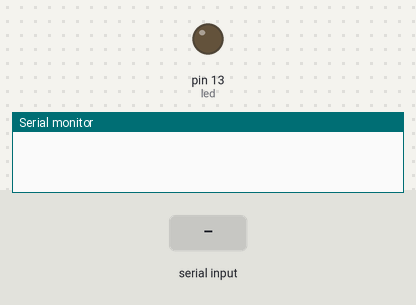
This sketch was run on a simulated Arduino Uno, built with avr-gcc and run on an emulated ATmega328P. Shown: output pins drawn as LEDs (lit = HIGH), the last lines printed to the serial monitor. Inputs (shaded band) come from the test bench.

Above: at 1.2 s.
1.3 s: "L" received over Serial
At 2.5 s:
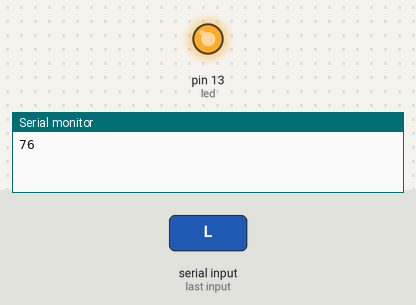
2.8 s: "D" received over Serial
At 3.7 s:
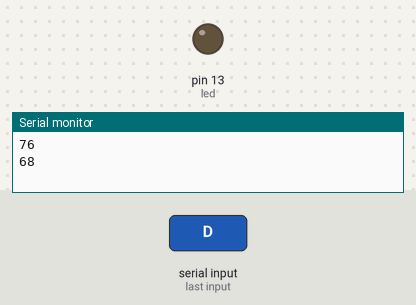
Timing chart, 0 to 5.8 s (numbered marks = the images above; inputs shaded):
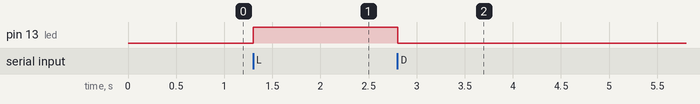

Measured:
- after the input at 1.3 s, pin 13 (led): LOW → HIGH at once
- after the input at 2.8 s, pin 13 (led): HIGH → LOW at once

The sketch:

LED_Tweeking_via_Bluetooth_App_sketch_sep12a.ino
```cpp
const int led = 13;
int data;

long period = 2048;
long duty = 1000;

void setup() {
  // put your setup code here, to run once:
  Serial.begin(9600);
  pinMode(13,OUTPUT);
}

void loop() {
  // put your main code here, to run repeatedly:
  while (Serial.available() > 0) {
    data = Serial.read();

    Serial.println(data); // prints the data send

    if (data == 'L') {
      digitalWrite(led, HIGH);
    }
    else if (data == 'D') { // To Dim the light
      digitalWrite(led, HIGH);
      delayMicroseconds(duty);
      digitalWrite(led, LOW);
      delayMicroseconds(period - duty);
    }
    else {
      digitalWrite(led, LOW);
    }
  }
}
```
